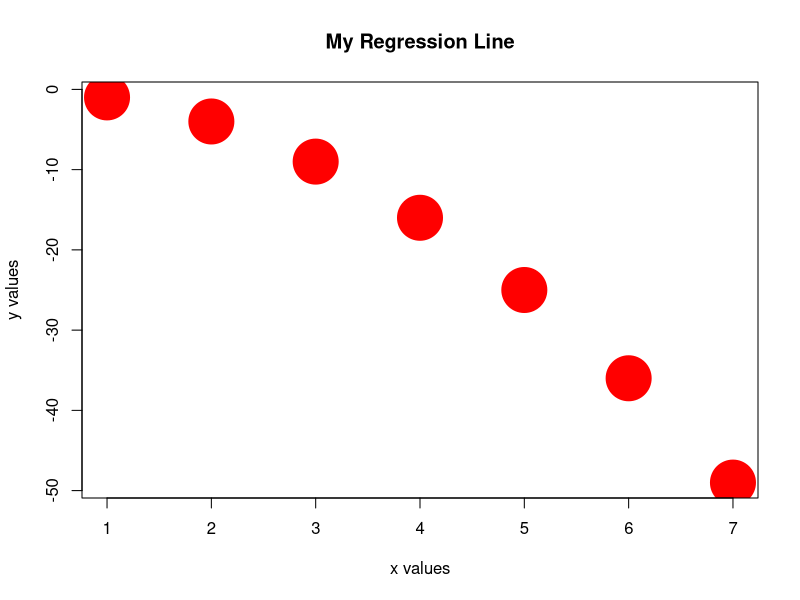
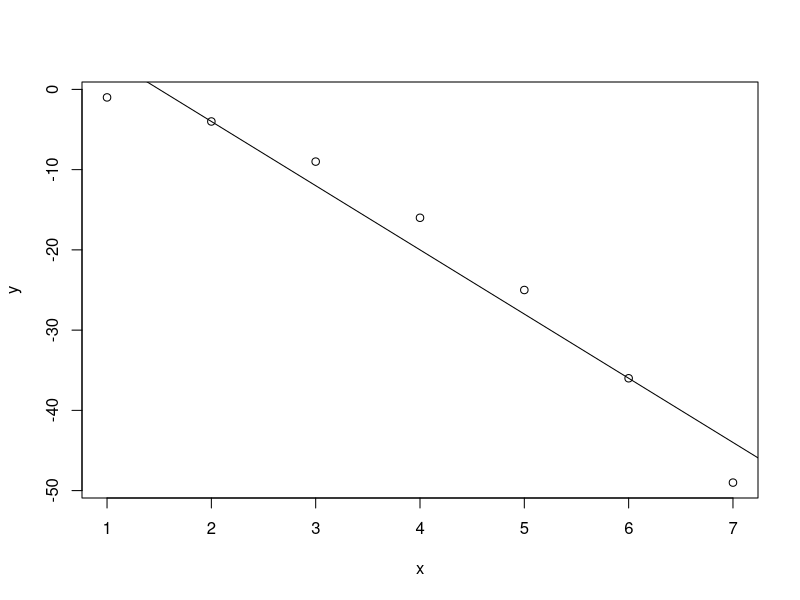

Generate these figures, in order, with R:
#Regression Analysis
x <- c(1:7)
y <- -1*(x^2)

x;y

plot(x,y, pch = 19,cex=6, col="red",xlab = "x values",ylab = "y values",
     main = "My Regression Line")
model1 <- lm(y~x)
plot(x,y)
abline(model1)

model1$coefficients[1]
model1$coefficients[2]


model1$coeff[1]
coefficients(model1)[2]

summary(model1)

fit.vals <- model1$fitted.values
e <- model1$residuals

md <- cbind(x,y,fit.vals,e)
md

#Correlation coefficients
cor(x,y)

#Spearman,pearson,kendal tau Correlation
cor(x,y, method = "pearson")#pearson

cor(x,y, method = "spearman")#Spearman

cor(x,y, method = "kendall")





